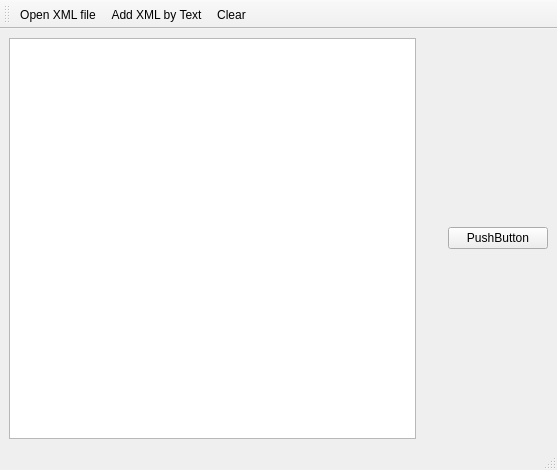
<?xml version="1.0" encoding="UTF-8"?>
<ui version="4.0">
 <class>XML_Application</class>
 <widget class="QMainWindow" name="XML_Application">
  <property name="geometry">
   <rect>
    <x>0</x>
    <y>0</y>
    <width>557</width>
    <height>470</height>
   </rect>
  </property>
  <property name="windowTitle">
   <string>XML_Application</string>
  </property>
  <widget class="QWidget" name="centralwidget">
   <layout class="QVBoxLayout" name="verticalLayout">
    <item>
     <layout class="QHBoxLayout" name="horizontalLayout">
      <item>
       <widget class="QTextEdit" name="textEdit">
        <property name="html">
         <string>&lt;!DOCTYPE HTML PUBLIC &quot;-//W3C//DTD HTML 4.0//EN&quot; &quot;http://www.w3.org/TR/REC-html40/strict.dtd&quot;&gt;
&lt;html&gt;&lt;head&gt;&lt;meta name=&quot;qrichtext&quot; content=&quot;1&quot; /&gt;&lt;meta charset=&quot;utf-8&quot; /&gt;&lt;style type=&quot;text/css&quot;&gt;
p, li { white-space: pre-wrap; }
hr { height: 1px; border-width: 0; }
li.unchecked::marker { content: &quot;\2610&quot;; }
li.checked::marker { content: &quot;\2612&quot;; }
&lt;/style&gt;&lt;/head&gt;&lt;body style=&quot; font-family:'Segoe UI'; font-size:9pt; font-weight:400; font-style:normal;&quot;&gt;
&lt;p style=&quot;-qt-paragraph-type:empty; margin-top:0px; margin-bottom:0px; margin-left:0px; margin-right:0px; -qt-block-indent:0; text-indent:0px;&quot;&gt;&lt;br /&gt;&lt;/p&gt;&lt;/body&gt;&lt;/html&gt;</string>
        </property>
       </widget>
      </item>
      <item>
       <widget class="QLabel" name="label">
        <property name="text">
         <string/>
        </property>
       </widget>
      </item>
      <item>
       <widget class="QLabel" name="label_2">
        <property name="text">
         <string/>
        </property>
       </widget>
      </item>
      <item>
       <widget class="QPushButton" name="pushButton">
        <property name="minimumSize">
         <size>
          <width>100</width>
          <height>0</height>
         </size>
        </property>
        <property name="text">
         <string>PushButton</string>
        </property>
       </widget>
      </item>
     </layout>
    </item>
   </layout>
  </widget>
  <widget class="QStatusBar" name="statusbar"/>
  <widget class="QToolBar" name="toolBar">
   <property name="windowTitle">
    <string>toolBar</string>
   </property>
   <attribute name="toolBarArea">
    <enum>TopToolBarArea</enum>
   </attribute>
   <attribute name="toolBarBreak">
    <bool>false</bool>
   </attribute>
   <addaction name="actionOpen_XML_file"/>
   <addaction name="actionAdd_XML_by_Text"/>
   <addaction name="actionQuit"/>
  </widget>
  <action name="actionOpen_XML_file">
   <property name="icon">
    <iconset resource="images.qrc">
     <normaloff>:/images/Open_icon-icons.com_73704.png</normaloff>:/images/Open_icon-icons.com_73704.png</iconset>
   </property>
   <property name="text">
    <string>Open XML file</string>
   </property>
  </action>
  <action name="actionAdd_XML_by_Text">
   <property name="icon">
    <iconset resource="images.qrc">
     <normaloff>:/images/add.png</normaloff>:/images/add.png</iconset>
   </property>
   <property name="text">
    <string>Add XML by Text</string>
   </property>
  </action>
  <action name="actionQuit">
   <property name="icon">
    <iconset resource="images.qrc">
     <normaloff>:/images/close.png</normaloff>:/images/close.png</iconset>
   </property>
   <property name="text">
    <string>Clear</string>
   </property>
  </action>
 </widget>
 <resources>
  <include location="images.qrc"/>
 </resources>
 <connections/>
</ui>
